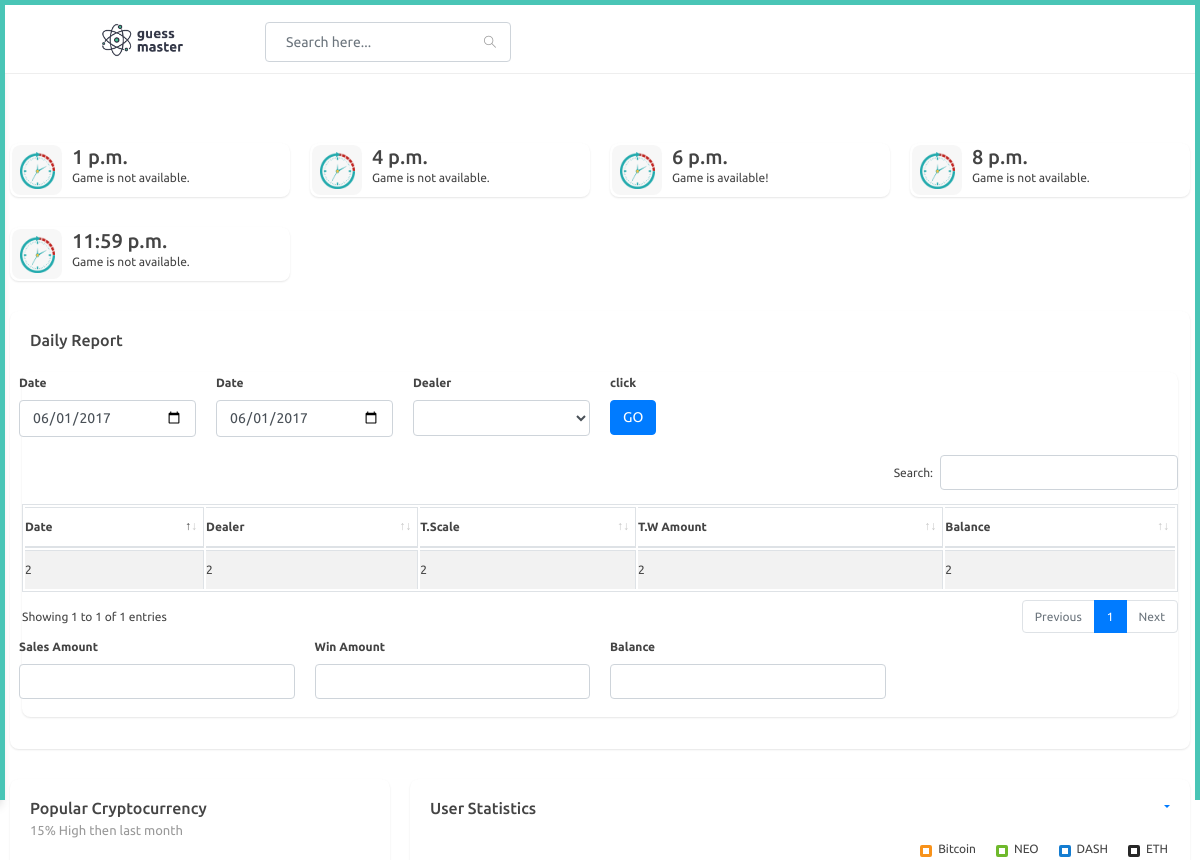
Page /agent/index (signed in, upper part) on the earlier database version.
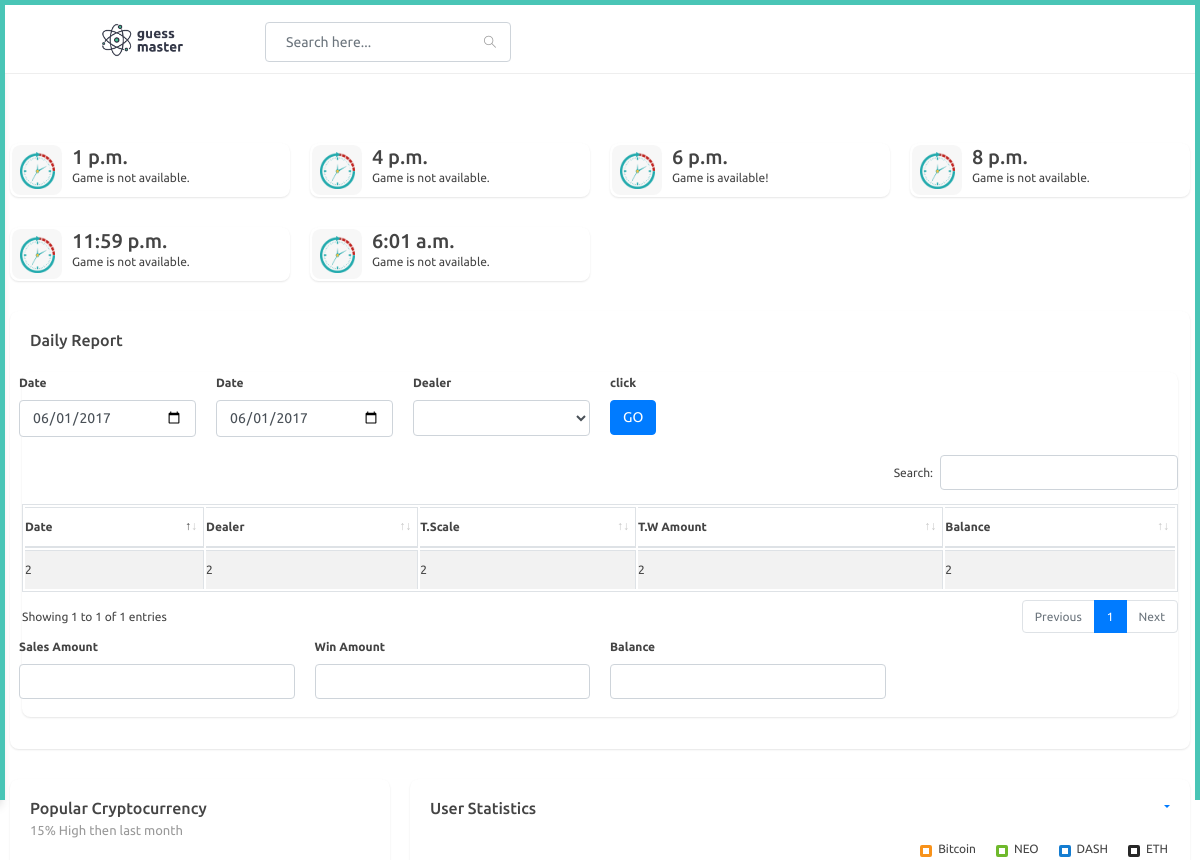
Same page on the later database version.
### adminapp/models.py (models this page shows, shortened)
class PlayTime(models.Model):
    start_time = models.TimeField()
    end_time = models.TimeField()

### agent/views.py (the view)
# urls.py: path('index',views.index,name="index"),
@login_required
@agent_required
def index(request):
    ist = pytz_timezone('Asia/Kolkata')
    current_time = timezone.now().astimezone(ist).time()
    print(current_time)
    play_times = PlayTime.objects.filter().all()
    play_time_availabilities = []
    for time in play_times:
        if time.start_time <= current_time <= time.end_time:
            play_time_availabilities.append(True)
        else:
            play_time_availabilities.append(False)
    zipped_play_times = zip(play_times, play_time_availabilities)
    context = {
        'play_times': play_times,
        'zipped_play_times': zipped_play_times,
    }
    return render(request,"agent/index.html",context)

### templates/agent/index.html (shortened to what the changed rows need)
{% extends 'agent/partials/base.html' %}
{% load static %}
{% block content %}
<div id="main-content">
    <div class="container-fluid">
        <div class="block-header">
            <div class="row">
                <div class="col-lg-5 col-md-8 col-sm-12">
                    <h2><a href="javascript:void(0);" class="btn btn-xs btn-link btn-toggle-fullwidth"><i
                                class="fa fa-arrow-left"></i></a>{{current_time}}</h2>
                </div>
            </div>
        </div>
        <div class="row clearfix">
            {% for time, is_available in zipped_play_times %}
            {% if is_available %}
            <div class="col-lg-3 col-md-12">
                <a href="{% url 'agent:play_game' time.id %}">
                <div class="card top_counter currency_state">
                    <div class="body">
                        <div class="icon"><img src="{% static 'images/game1.png' %}" width="35" /></div>
                        <div class="content">
                            <h5 class="number">{{ time.end_time }}</h5>
                            {% if is_available %}
                            <p>Game is available!</p>
                            {% else %}
                            <p>Game is not available.</p>
                            {% endif %}
                        </div>
                    </div>
                </div>
                </a>
            </div>
            {% else %}
            <div class="col-lg-3 col-md-12">
                <a href="#" onclick="noGame()" data-type="confirm" class="js-sweetalert">
                <div class="card top_counter currency_state">
                    <div class="body">
                        <div class="icon"><img src="{% static 'images/game1.png' %}" width="35" /></div>
                        <div class="content">
                            <h5 class="number">{{ time.end_time }}</h5>
                            {% if is_available %}
                            <p>Game is available!</p>
                            {% else %}
                            <p>Game is not available.</p>
                            {% endif %}
                        </div>
                    </div>
                </div>
            </a>
            </div>
            {% endif %}
            {% endfor %}
        </div>
        <div class="row clearfix">
            <div class="col-lg-12 col-md-12 col-sm-12">
                <div class="card">
                    <div class="header">
                        <h2>Daily Report</h2>
                    </div>
                    <div class="body">
                        <div class="col-lg-12">
                            <div class="card">
                                    <div class="table-responsive">
                                        <table class="table table-bordered table-striped table-hover dataTable js-exportable">
                                            <thead>
                                                <tr>
                                                    <th>Date</th>
                                                    <th>Dealer</th>
                                                    <th> T.Scale</th>
                                                    <th> T.W Amount</th>
                                                    <th> Balance</th>
                                                </tr>
                                            </thead>
                                        </table>
                                        </div>
                            </div>
                        </div>
                    </div>
                    </div>
                </div>
            </div>
        <div class="row clearfix">
            <div class="col-lg-4 col-md-12">
                <div class="card">
                    <div class="header">
                        <h2>Popular Cryptocurrency<small>15% High then last month</small></h2>
                    </div>
                </div>
            </div>
            <div class="col-lg-8 col-md-12">
                <div class="card user_statistics">
                    <div class="header">
                        <h2>User Statistics</h2>
                    </div>
                </div>
            </div>
        </div>
    </div>
</div>
{% endblock %}

Differences in the rows shown:
added PlayTime: end_time "6:01 a.m.", shows "Game is not available."
